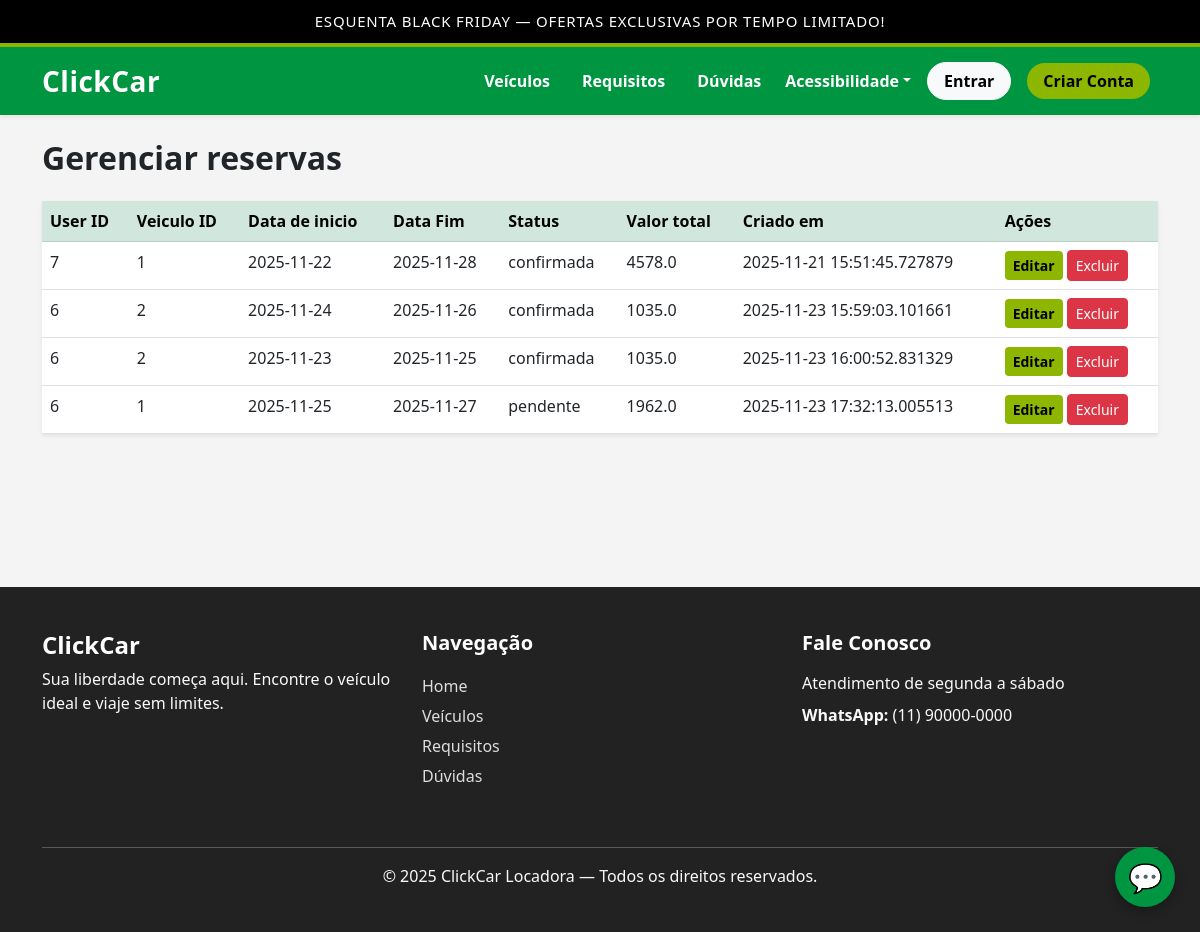
/admin/reservas, run on an earlier commit of the app's database.
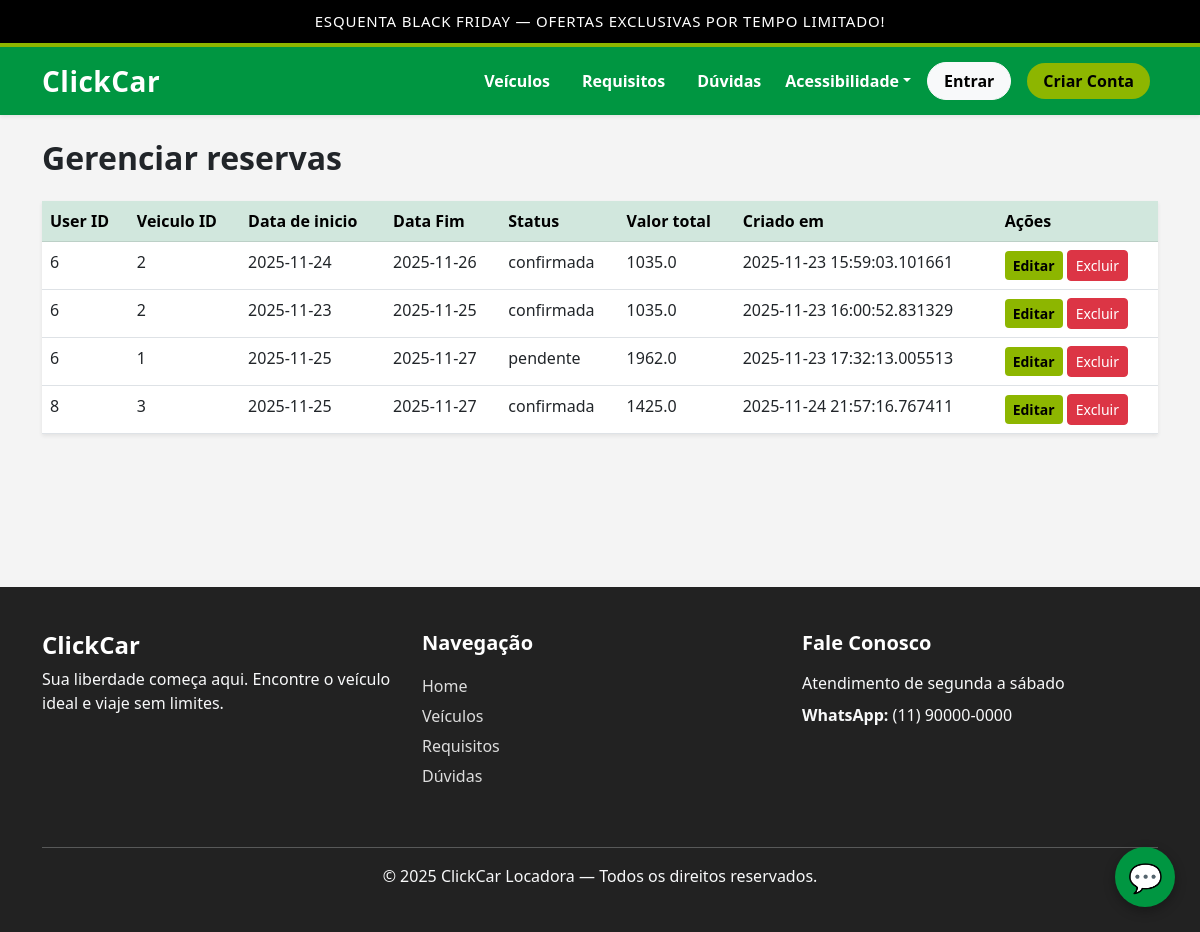
And on a later commit of the database.
### models/models.py (models this page shows)
class Reserva(db.Model):
    __tablename__ = 'reservas'
    id = db.Column(db.Integer, primary_key=True)
    user_id = db.Column(db.Integer, db.ForeignKey(
        'usuarios.id'), nullable=False)
    veiculo_id = db.Column(db.Integer, db.ForeignKey(
        'veiculos.id'), nullable=False)
    data_inicio = db.Column(db.Date, nullable=False)
    data_fim = db.Column(db.Date, nullable=False)
    status = db.Column(db.String(30), default='pendente')
    valor_total = db.Column(db.Float)
    criado_em = db.Column(db.DateTime, default=datetime.utcnow)
    veiculo = db.relationship('Veiculo', backref='reservas')

### controllers/controller.py (the view)
@main.route("/admin/reservas")
def listar_reservas():
    db = SessionLocal()
    reservas = db.query(Reserva).all()
    return render_template("admin/rentals/list.html", reservas=reservas)

### templates/admin/rentals/list.html (shortened to what this page needs)
{% extends 'base.html' %}
{% block content %}
<h2 class="fw-bold mb-4">Gerenciar reservas</h2>
<table class="table table-hover shadow-sm bg-white">
    <thead class="table-success">
        <tr>
            <th>User ID</th>
            <th>Veiculo ID</th>
            <th>Data de inicio</th>
            <th>Data Fim</th>
            <th>Status</th>
            <th>Valor total</th>
            <th>Criado em</th>
            <th> Ações </th>
        </tr>
    </thead>
    <tbody>
        {% for r in reservas %}
        <tr>
            <td>{{ r.user_id }}</td>
            <td>{{ r.veiculo_id }}</td>
            <td>{{ r.data_inicio }}</td>
            <td>{{ r.data_fim }}</td>
            <td>{{ r.status }}</td>
            <td>{{ r.valor_total  }}</td>
            <td>{{ r.criado_em }}</td>
            <td>
                <a href="{{ url_for('main.edit_reserva',id=r.id) }}" class="btn btn-warning btn-sm">Editar</a>
                <a href="{{ url_for('main.excluir_reserva',reserva_id=r.id) }}"
                   onclick="return confirm('Excluir cliente?')"
                   class="btn btn-danger btn-sm">Excluir</a>
            </td>
        </tr>
        {% endfor %}
    </tbody>
</table>
{% endblock %}

What changed in the data, as far as the page shows it:
removed Reserva: user_id "7", veiculo_id "1", data_inicio "2025-11-22", data_fim "2025-11-28", status "confirmada", valor_total "4578.0", criado_em "2025-11-21 15:51:45.727879"
added Reserva: user_id "8", veiculo_id "3", data_inicio "2025-11-25", data_fim "2025-11-27", status "confirmada", valor_total "1425.0", criado_em "2025-11-24 21:57:16.767411"
